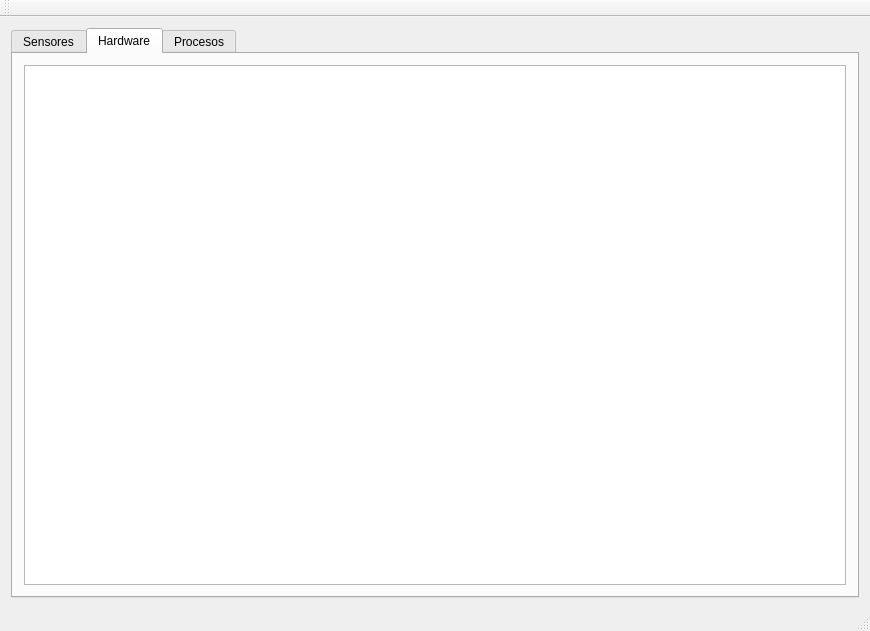
<?xml version="1.0" encoding="UTF-8"?>
<ui version="4.0">
 <class>sysmonitor</class>
 <widget class="QMainWindow" name="sysmonitor">
  <property name="geometry">
   <rect>
    <x>0</x>
    <y>0</y>
    <width>870</width>
    <height>631</height>
   </rect>
  </property>
  <property name="windowTitle">
   <string>sysmonitor</string>
  </property>
  <widget class="QWidget" name="centralWidget">
   <layout class="QVBoxLayout" name="verticalLayout">
    <item>
     <widget class="QTabWidget" name="tabWidget">
      <property name="minimumSize">
       <size>
        <width>451</width>
        <height>291</height>
       </size>
      </property>
      <property name="maximumSize">
       <size>
        <width>1721</width>
        <height>1452</height>
       </size>
      </property>
      <property name="currentIndex">
       <number>1</number>
      </property>
      <widget class="QWidget" name="tab">
       <attribute name="title">
        <string>Sensores</string>
       </attribute>
       <layout class="QVBoxLayout" name="verticalLayout_2">
        <item>
         <widget class="QPlainTextEdit" name="text_sensores"/>
        </item>
       </layout>
      </widget>
      <widget class="QWidget" name="tab_2">
       <attribute name="title">
        <string>Hardware</string>
       </attribute>
       <layout class="QVBoxLayout" name="verticalLayout_3">
        <item>
         <widget class="QTreeView" name="tree_hw"/>
        </item>
       </layout>
      </widget>
      <widget class="QWidget" name="tab_3">
       <attribute name="title">
        <string>Procesos</string>
       </attribute>
       <layout class="QVBoxLayout" name="verticalLayout_4">
        <item>
         <widget class="QTableWidget" name="table_procesos">
          <column>
           <property name="text">
            <string>PID</string>
           </property>
          </column>
          <column>
           <property name="text">
            <string>Location</string>
           </property>
          </column>
          <column>
           <property name="text">
            <string>Name</string>
           </property>
          </column>
          <column>
           <property name="text">
            <string>Threads</string>
           </property>
          </column>
          <column>
           <property name="text">
            <string>State</string>
           </property>
          </column>
         </widget>
        </item>
       </layout>
      </widget>
     </widget>
    </item>
   </layout>
  </widget>
  <widget class="QMenuBar" name="menuBar">
   <property name="geometry">
    <rect>
     <x>0</x>
     <y>0</y>
     <width>870</width>
     <height>19</height>
    </rect>
   </property>
  </widget>
  <widget class="QToolBar" name="mainToolBar">
   <attribute name="toolBarArea">
    <enum>TopToolBarArea</enum>
   </attribute>
   <attribute name="toolBarBreak">
    <bool>false</bool>
   </attribute>
  </widget>
  <widget class="QStatusBar" name="statusBar"/>
 </widget>
 <layoutdefault spacing="6" margin="11"/>
 <resources/>
 <connections/>
</ui>
